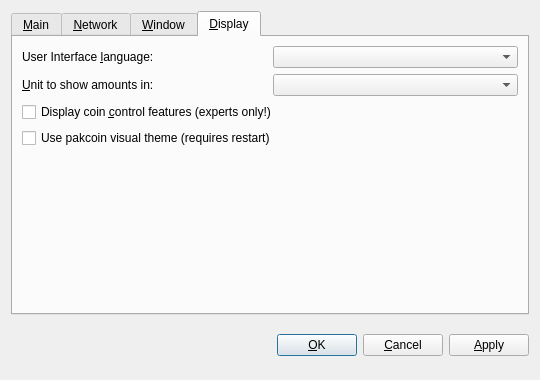
<?xml version="1.0" encoding="UTF-8"?>
<ui version="4.0">
 <class>OptionsDialog</class>
 <widget class="QDialog" name="OptionsDialog">
  <property name="geometry">
   <rect>
    <x>0</x>
    <y>0</y>
    <width>540</width>
    <height>380</height>
   </rect>
  </property>
  <property name="windowTitle">
   <string>Options</string>
  </property>
  <property name="modal">
   <bool>true</bool>
  </property>
  <layout class="QVBoxLayout" name="verticalLayout">
   <item>
    <widget class="QTabWidget" name="tabWidget">
     <property name="tabPosition">
      <enum>QTabWidget::North</enum>
     </property>
     <property name="currentIndex">
      <number>3</number>
     </property>
     <widget class="QWidget" name="tabMain">
      <attribute name="title">
       <string>&amp;Main</string>
      </attribute>
      <layout class="QVBoxLayout" name="verticalLayout_Main">
       <item>
        <widget class="QLabel" name="transactionFeeInfoLabel">
         <property name="text">
          <string>Optional transaction fee per kB that helps make sure your transactions are processed quickly. Most transactions are 1 kB. Fee 0.01 recommended.</string>
         </property>
         <property name="textFormat">
          <enum>Qt::PlainText</enum>
         </property>
         <property name="wordWrap">
          <bool>true</bool>
         </property>
        </widget>
       </item>
       <item>
        <layout class="QHBoxLayout" name="horizontalLayoutFee">
         <item>
          <widget class="QLabel" name="transactionFeeLabel">
           <property name="text">
            <string>Pay transaction &amp;fee</string>
           </property>
           <property name="textFormat">
            <enum>Qt::PlainText</enum>
           </property>
           <property name="buddy">
            <cstring>transactionFee</cstring>
           </property>
          </widget>
         </item>
         <item>
          <widget class="BitcoinAmountField" name="transactionFee"/>
         </item>
         <item>
          <spacer name="horizontalSpacerFee">
           <property name="orientation">
            <enum>Qt::Horizontal</enum>
           </property>
           <property name="sizeHint" stdset="0">
            <size>
             <width>40</width>
             <height>20</height>
            </size>
           </property>
          </spacer>
         </item>
        </layout>
       </item>
       <item>
        <widget class="QLabel" name="reserveBalanceInfoLabel">
         <property name="text">
          <string>Reserved amount does not participate in staking and is therefore spendable at any time.</string>
         </property>
         <property name="textFormat">
          <enum>Qt::PlainText</enum>
         </property>
         <property name="wordWrap">
          <bool>true</bool>
         </property>
        </widget>
       </item>
       <item>
        <layout class="QHBoxLayout" name="horizontalLayoutReserveBalance">
         <item>
          <widget class="QLabel" name="reserveBalanceLabel">
           <property name="text">
            <string>Reserve</string>
           </property>
           <property name="textFormat">
            <enum>Qt::PlainText</enum>
           </property>
           <property name="buddy">
            <cstring>reserveBalance</cstring>
           </property>
          </widget>
         </item>
         <item>
          <widget class="BitcoinAmountField" name="reserveBalance"/>
         </item>
         <item>
          <spacer name="horizontalSpacerReserveBalance">
           <property name="orientation">
            <enum>Qt::Horizontal</enum>
           </property>
           <property name="sizeHint" stdset="0">
            <size>
             <width>40</width>
             <height>20</height>
            </size>
           </property>
          </spacer>
         </item>
        </layout>
       </item>
       <item>
        <widget class="QCheckBox" name="bitcoinAtStartup">
         <property name="toolTip">
          <string>Automatically start Pakcoin after logging in to the system.</string>
         </property>
         <property name="text">
          <string>&amp;Start Pakcoin on system login</string>
         </property>
        </widget>
       </item>
       <item>
        <spacer name="verticalSpacer_Main">
         <property name="orientation">
          <enum>Qt::Vertical</enum>
         </property>
         <property name="sizeHint" stdset="0">
          <size>
           <width>20</width>
           <height>40</height>
          </size>
         </property>
        </spacer>
       </item>
      </layout>
     </widget>
     <widget class="QWidget" name="tabNetwork">
      <attribute name="title">
       <string>&amp;Network</string>
      </attribute>
      <layout class="QVBoxLayout" name="verticalLayout_Network">
       <item>
        <widget class="QCheckBox" name="mapPortUpnp">
         <property name="toolTip">
          <string>Automatically open the Pakcoin client port on the router. This only works when your router supports UPnP and it is enabled.</string>
         </property>
         <property name="text">
          <string>Map port using &amp;UPnP</string>
         </property>
        </widget>
       </item>
       <item>
        <widget class="QCheckBox" name="connectSocks">
         <property name="toolTip">
          <string>Connect to the Pakcoin network through a SOCKS5 proxy (e.g. when connecting through Tor).</string>
         </property>
         <property name="text">
          <string>&amp;Connect through SOCKS5 proxy:</string>
         </property>
        </widget>
       </item>
       <item>
        <layout class="QHBoxLayout" name="horizontalLayout_Network">
         <item>
          <widget class="QLabel" name="proxyIpLabel">
           <property name="text">
            <string>Proxy &amp;IP:</string>
           </property>
           <property name="textFormat">
            <enum>Qt::PlainText</enum>
           </property>
           <property name="buddy">
            <cstring>proxyIp</cstring>
           </property>
          </widget>
         </item>
         <item>
          <widget class="QValidatedLineEdit" name="proxyIp">
           <property name="maximumSize">
            <size>
             <width>140</width>
             <height>16777215</height>
            </size>
           </property>
           <property name="toolTip">
            <string>IP address of the proxy (e.g. 127.0.0.1)</string>
           </property>
          </widget>
         </item>
         <item>
          <widget class="QLabel" name="proxyPortLabel">
           <property name="text">
            <string>&amp;Port:</string>
           </property>
           <property name="textFormat">
            <enum>Qt::PlainText</enum>
           </property>
           <property name="buddy">
            <cstring>proxyPort</cstring>
           </property>
          </widget>
         </item>
         <item>
          <widget class="QLineEdit" name="proxyPort">
           <property name="maximumSize">
            <size>
             <width>55</width>
             <height>16777215</height>
            </size>
           </property>
           <property name="toolTip">
            <string>Port of the proxy (e.g. 9050)</string>
           </property>
          </widget>
         </item>
         <item>
          <spacer name="horizontalSpacer_Network">
           <property name="orientation">
            <enum>Qt::Horizontal</enum>
           </property>
           <property name="sizeHint" stdset="0">
            <size>
             <width>40</width>
             <height>20</height>
            </size>
           </property>
          </spacer>
         </item>
        </layout>
       </item>
       <item>
        <spacer name="verticalSpacer_Network">
         <property name="orientation">
          <enum>Qt::Vertical</enum>
         </property>
         <property name="sizeHint" stdset="0">
          <size>
           <width>20</width>
           <height>40</height>
          </size>
         </property>
        </spacer>
       </item>
      </layout>
     </widget>
     <widget class="QWidget" name="tabWindow">
      <attribute name="title">
       <string>&amp;Window</string>
      </attribute>
      <layout class="QVBoxLayout" name="verticalLayout_Window">
       <item>
        <widget class="QCheckBox" name="minimizeToTray">
         <property name="toolTip">
          <string>Show only a tray icon after minimizing the window.</string>
         </property>
         <property name="text">
          <string>&amp;Minimize to the tray instead of the taskbar</string>
         </property>
        </widget>
       </item>
       <item>
        <widget class="QCheckBox" name="minimizeOnClose">
         <property name="toolTip">
          <string>Minimize instead of exit the application when the window is closed. When this option is enabled, the application will be closed only after selecting Quit in the menu.</string>
         </property>
         <property name="text">
          <string>M&amp;inimize on close</string>
         </property>
        </widget>
       </item>
       <item>
        <spacer name="verticalSpacer_Window">
         <property name="orientation">
          <enum>Qt::Vertical</enum>
         </property>
         <property name="sizeHint" stdset="0">
          <size>
           <width>20</width>
           <height>40</height>
          </size>
         </property>
        </spacer>
       </item>
      </layout>
     </widget>
     <widget class="QWidget" name="tabDisplay">
      <attribute name="title">
       <string>&amp;Display</string>
      </attribute>
      <layout class="QVBoxLayout" name="verticalLayout_Display">
       <item>
        <layout class="QHBoxLayout" name="horizontalLayout_1_Display">
         <item>
          <widget class="QLabel" name="langLabel">
           <property name="text">
            <string>User Interface &amp;language:</string>
           </property>
           <property name="textFormat">
            <enum>Qt::PlainText</enum>
           </property>
           <property name="buddy">
            <cstring>lang</cstring>
           </property>
          </widget>
         </item>
         <item>
          <widget class="QValueComboBox" name="lang">
           <property name="toolTip">
            <string>The user interface language can be set here. This setting will take effect after restarting Pakcoin.</string>
           </property>
          </widget>
         </item>
        </layout>
       </item>
       <item>
        <layout class="QHBoxLayout" name="horizontalLayout_2_Display">
         <item>
          <widget class="QLabel" name="unitLabel">
           <property name="text">
            <string>&amp;Unit to show amounts in:</string>
           </property>
           <property name="textFormat">
            <enum>Qt::PlainText</enum>
           </property>
           <property name="buddy">
            <cstring>unit</cstring>
           </property>
          </widget>
         </item>
         <item>
          <widget class="QValueComboBox" name="unit">
           <property name="toolTip">
            <string>Choose the default subdivision unit to show in the interface and when sending coins.</string>
           </property>
          </widget>
         </item>
        </layout>
       </item>
       <item>
        <widget class="QCheckBox" name="coinControlFeatures">
         <property name="toolTip">
          <string>Whether to show coin control features or not.</string>
         </property>
         <property name="text">
          <string>Display coin &amp;control features (experts only!)</string>
         </property>
        </widget>
       </item>
       <item>
        <widget class="QCheckBox" name="useBlackTheme">
         <property name="text">
          <string>Use pakcoin visual theme (requires restart)</string>
         </property>
        </widget>
       </item>
       <item>
        <spacer name="verticalSpacer_Display">
         <property name="orientation">
          <enum>Qt::Vertical</enum>
         </property>
         <property name="sizeHint" stdset="0">
          <size>
           <width>20</width>
           <height>40</height>
          </size>
         </property>
        </spacer>
       </item>
      </layout>
     </widget>
    </widget>
   </item>
   <item>
    <layout class="QHBoxLayout" name="horizontalLayout_Buttons">
     <item>
      <spacer name="horizontalSpacer_1">
       <property name="orientation">
        <enum>Qt::Horizontal</enum>
       </property>
       <property name="sizeHint" stdset="0">
        <size>
         <width>40</width>
         <height>48</height>
        </size>
       </property>
      </spacer>
     </item>
     <item>
      <widget class="QLabel" name="statusLabel">
       <property name="font">
        <font>
         <weight>75</weight>
         <bold>true</bold>
        </font>
       </property>
       <property name="text">
        <string/>
       </property>
       <property name="textFormat">
        <enum>Qt::PlainText</enum>
       </property>
       <property name="wordWrap">
        <bool>true</bool>
       </property>
      </widget>
     </item>
     <item>
      <spacer name="horizontalSpacer_2">
       <property name="orientation">
        <enum>Qt::Horizontal</enum>
       </property>
       <property name="sizeHint" stdset="0">
        <size>
         <width>40</width>
         <height>48</height>
        </size>
       </property>
      </spacer>
     </item>
     <item>
      <widget class="QPushButton" name="okButton">
       <property name="text">
        <string>&amp;OK</string>
       </property>
      </widget>
     </item>
     <item>
      <widget class="QPushButton" name="cancelButton">
       <property name="text">
        <string>&amp;Cancel</string>
       </property>
       <property name="autoDefault">
        <bool>false</bool>
       </property>
      </widget>
     </item>
     <item>
      <widget class="QPushButton" name="applyButton">
       <property name="text">
        <string>&amp;Apply</string>
       </property>
       <property name="autoDefault">
        <bool>false</bool>
       </property>
      </widget>
     </item>
    </layout>
   </item>
  </layout>
 </widget>
 <customwidgets>
  <customwidget>
   <class>BitcoinAmountField</class>
   <extends>QSpinBox</extends>
   <header>bitcoinamountfield.h</header>
  </customwidget>
  <customwidget>
   <class>QValueComboBox</class>
   <extends>QComboBox</extends>
   <header>qvaluecombobox.h</header>
  </customwidget>
  <customwidget>
   <class>QValidatedLineEdit</class>
   <extends>QLineEdit</extends>
   <header>qvalidatedlineedit.h</header>
  </customwidget>
 </customwidgets>
 <resources/>
 <connections/>
</ui>
